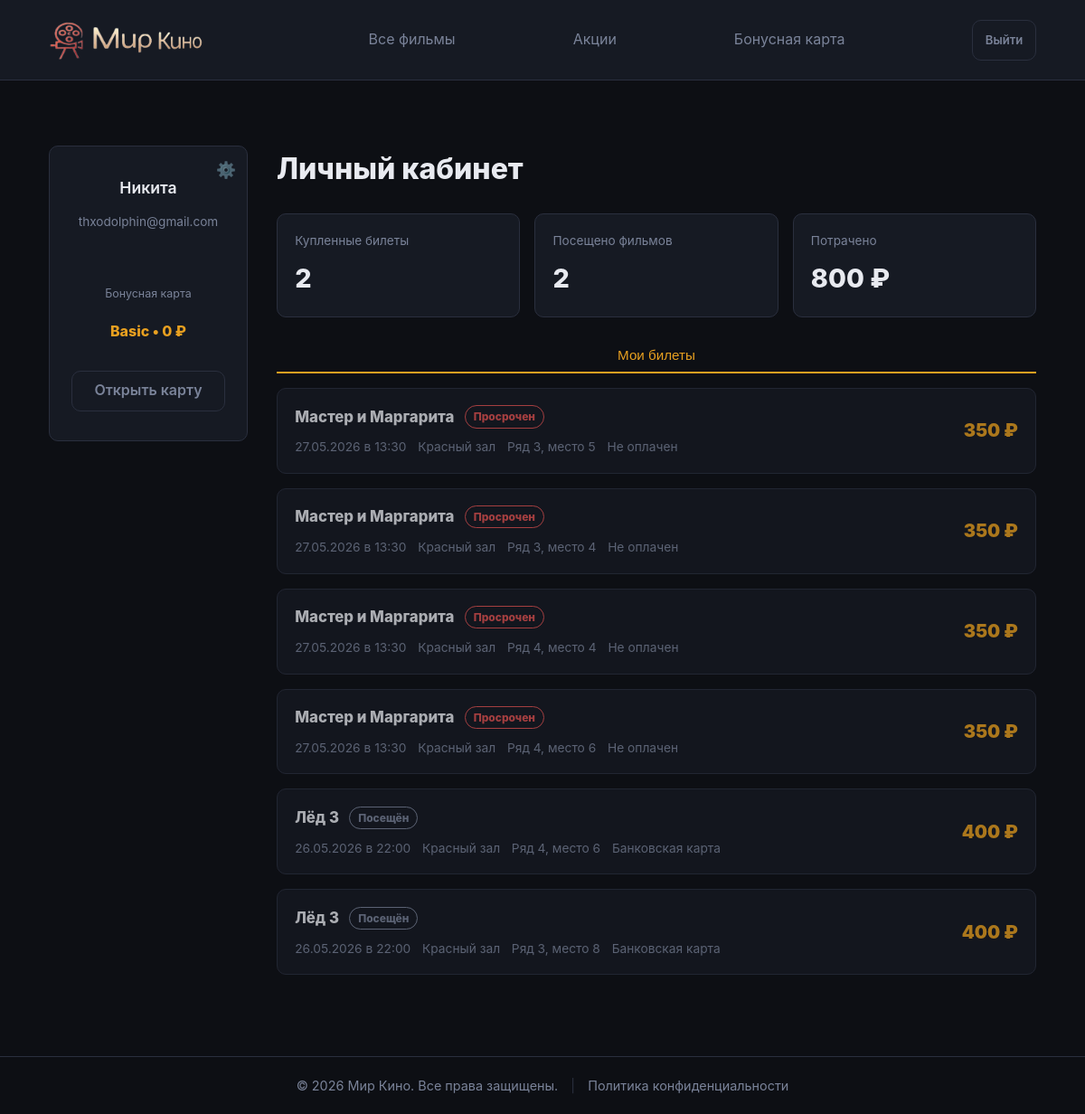
Page /cabinet (signed in) on the earlier database version.
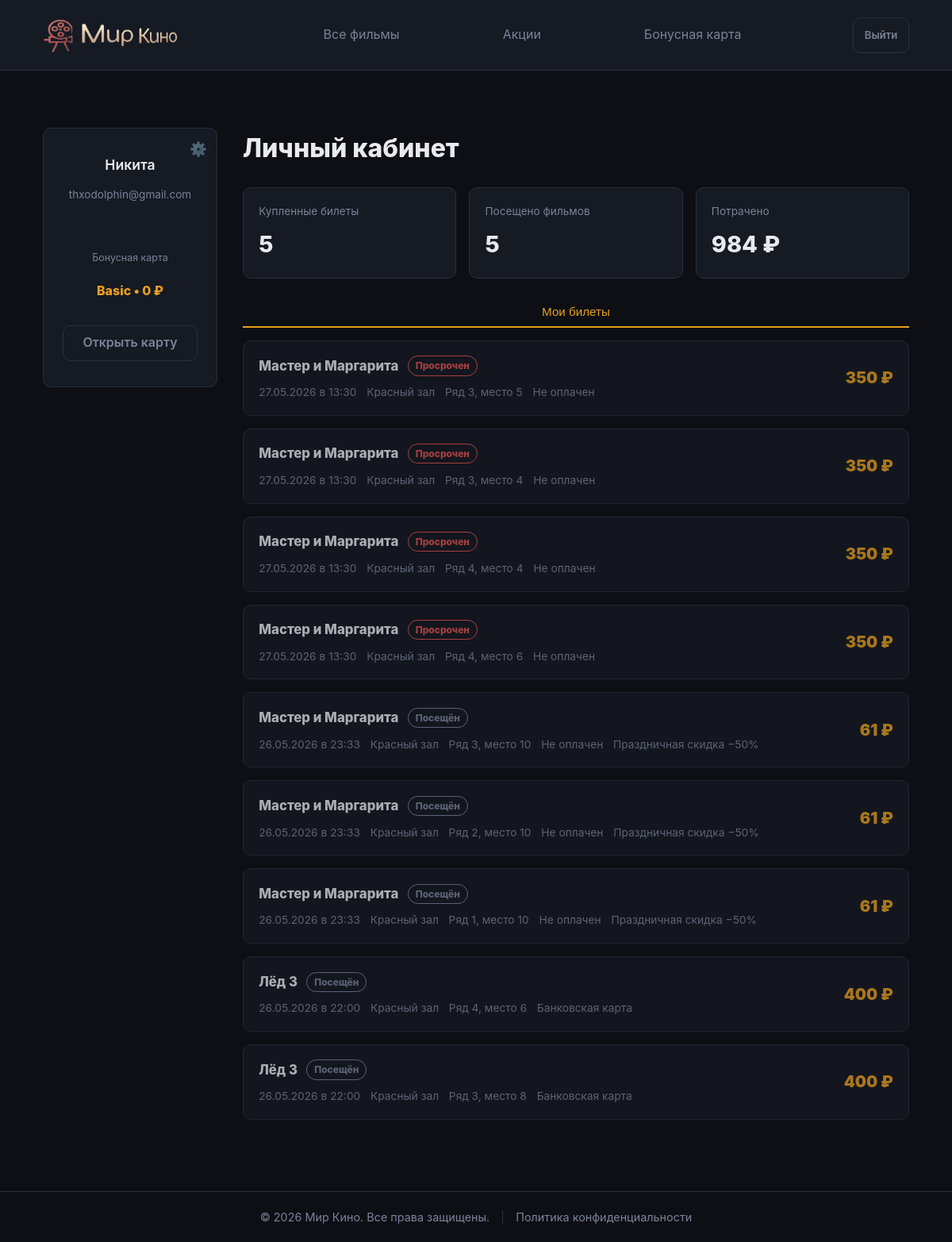
Same page on the later database version.
### tables this page shows
CREATE TABLE users (
            id INTEGER PRIMARY KEY AUTOINCREMENT,
            name TEXT NOT NULL,
            email TEXT UNIQUE NOT NULL,
            password TEXT NOT NULL,
            role TEXT NOT NULL DEFAULT 'client',
            is_banned INTEGER NOT NULL DEFAULT 0
        );

CREATE TABLE loyalty_cards (
            id INTEGER PRIMARY KEY AUTOINCREMENT,
            user_id INTEGER NOT NULL UNIQUE,
            card_number TEXT NOT NULL UNIQUE,
            bonus_balance INTEGER NOT NULL DEFAULT 0,
            total_spent REAL NOT NULL DEFAULT 0,
            level TEXT NOT NULL DEFAULT 'Basic',
            created_at TEXT,
            FOREIGN KEY (user_id) REFERENCES users(id)
        );

CREATE TABLE bookings (
            id INTEGER PRIMARY KEY AUTOINCREMENT,
            user_id INTEGER NOT NULL,
            session_id INTEGER NOT NULL,
            seat_id INTEGER NOT NULL,
            booked_at TEXT,
            status TEXT NOT NULL DEFAULT 'booked',
            custom_code TEXT,
            promo_id INTEGER REFERENCES promotions(id),
            final_price REAL, payment_method TEXT,
            FOREIGN KEY (user_id) REFERENCES users(id),
            FOREIGN KEY (session_id) REFERENCES sessions(id),
            FOREIGN KEY (seat_id) REFERENCES seats(id)
        );

CREATE TABLE films (
            id INTEGER PRIMARY KEY AUTOINCREMENT,
            title TEXT NOT NULL,
            description TEXT,
            genre TEXT,
            duration INTEGER,
            poster TEXT
        );

CREATE TABLE halls (
            id INTEGER PRIMARY KEY AUTOINCREMENT,
            name TEXT NOT NULL,
            capacity INTEGER NOT NULL,
            rows INTEGER NOT NULL,
            seats_per_row INTEGER NOT NULL,
            status TEXT NOT NULL DEFAULT 'open',
            format TEXT NOT NULL DEFAULT '2D'
        );

CREATE TABLE seats (
            id INTEGER PRIMARY KEY AUTOINCREMENT,
            hall_id INTEGER NOT NULL,
            row_num INTEGER NOT NULL,
            seat_num INTEGER NOT NULL,
            FOREIGN KEY (hall_id) REFERENCES halls(id)
        );

CREATE TABLE promotions (
            id INTEGER PRIMARY KEY AUTOINCREMENT,
            title TEXT NOT NULL,
            description TEXT,
            discount INTEGER DEFAULT 0,
            image TEXT
        );

### main.py (the view)
@app.route('/cabinet')
@login_required
def cabinet():
    user = current_user()
    if user['role'] in ('admin', 'cashier'):
        return redirect(url_for('personal'))
    conn = get_db()
    now_dt = datetime.now()
    loyalty_card = conn.execute("""
        SELECT * FROM loyalty_cards WHERE user_id=?
    """, (user['id'],)).fetchone()
    raw_bookings = conn.execute("""
        SELECT b.*, f.title, s.date, s.time, h.name as hall_name,
               se.row_num, se.seat_num, s.price as session_price,
               COALESCE(b.final_price, s.price) as display_price,
               p.title as promo_title,
               p.discount as promo_discount
        FROM bookings b
        JOIN sessions s ON b.session_id = s.id
        JOIN films f ON s.film_id = f.id
        JOIN halls h ON s.hall_id = h.id
        JOIN seats se ON b.seat_id = se.id
        LEFT JOIN promotions p ON p.id = b.promo_id
        WHERE b.user_id=? AND b.status != 'cancelled'
        ORDER BY s.date DESC, s.time DESC, b.id DESC
    """, (user['id'],)).fetchall()
    bookings = []
    for b in raw_bookings:
        item = dict(b)
        try:
            session_dt = datetime.strptime(f"{item['date']} {item['time']}", "%Y-%m-%d %H:%M")
        except Exception:
            session_dt = now_dt
        item['is_past'] = session_dt < now_dt
        item['date_text'] = datetime.strptime(item['date'], "%Y-%m-%d").strftime("%d.%m.%Y") if item.get('date') else ''
        item['price'] = item.get('display_price') or item.get('session_price') or 0
        if item['status'] == 'paid' and item['is_past']:
            item['status_label'] = 'Посещён'
            item['status_color'] = 'var(--text-muted)'
            item['can_cancel'] = False
            item['can_pay'] = False
        elif item['status'] == 'paid':
            item['status_label'] = 'Куплен'
            item['status_color'] = 'var(--success)'
            item['can_cancel'] = False
            item['can_pay'] = False
        elif item['status'] == 'booked' and item['is_past']:
            item['status_label'] = 'Просрочен'
            item['status_color'] = 'var(--danger)'
            item['can_cancel'] = False
            item['can_pay'] = False
        else:
            item['status_label'] = 'Забронирован'
            item['status_color'] = 'var(--accent)'
            item['can_cancel'] = True
            item['can_pay'] = True
        if item.get('payment_method') == 'bonus':
            item['payment_text'] = 'Бонусная карта'
        elif item.get('payment_method') == 'bank':
            item['payment_text'] = 'Банковская карта'
        else:
            item['payment_text'] = 'Не оплачен'
        bookings.append(item)
    stats_row = conn.execute("""
        SELECT COUNT(*) as bought_tickets,
               COALESCE(SUM(COALESCE(b.final_price, s.price)), 0) as total_spent
        FROM bookings b
        JOIN sessions s ON s.id = b.session_id
        WHERE b.user_id=? AND b.status='paid'
    """, (user['id'],)).fetchone()
    visited_row = conn.execute("""
        SELECT COUNT(*) as visited_films
        FROM bookings b
        JOIN sessions s ON s.id = b.session_id
        WHERE b.user_id=?
          AND b.status='paid'
          AND (s.date < ? OR (s.date = ? AND s.time < ?))
    """, (user['id'], date.today().isoformat(), date.today().isoformat(), datetime.now().strftime('%H:%M'))).fetchone()
    cabinet_stats = {
        'bought_tickets': stats_row['bought_tickets'] if stats_row else 0,
        'visited_films': visited_row['visited_films'] if visited_row else 0,
        'total_spent': stats_row['total_spent'] if stats_row else 0
    }
    promotions = conn.execute('SELECT * FROM promotions ORDER BY id').fetchall()
    conn.close()
    return render_template('user/cabinet.html',
                           user=user,
                           bookings=bookings,
                           loyalty_card=loyalty_card,
                           cabinet_stats=cabinet_stats,
                           promotions=promotions)

### templates/user/cabinet.html (shortened to what this page needs)
{% extends 'base.html' %}
{% block content %}
<div class="cabinet-layout">
    <div style="display:flex; flex-direction:column; gap:1rem;">
        <div class="cabinet-profile" style="position: relative;">
            <a href="javascript:void(0)" class="cabinet-profile__settings" onclick="openSettingsModal()" title="Настройки">⚙️</a>
            <div class="cabinet-profile__name">{{ user.name }}</div>
            <div class="cabinet-profile__email">{{ user.email }}</div>
            {% if loyalty_card %}
            <div style="font-size:0.78rem; color:var(--text-muted); margin-bottom:0.35rem;">Бонусная карта</div>
            <div style="font-size:1rem; font-weight:800; color:var(--accent); margin-bottom:0.3rem;">
                {{ loyalty_card.level }} • {{ loyalty_card.bonus_balance }} ₽
            </div>
            <a href="{{ url_for('loyalty') }}" class="btn btn--outline btn--full" style="margin-top:0.8rem;">Открыть карту</a>
            {% else %}
            <div style="font-size:0.78rem; color:var(--text-muted); margin-bottom:0.35rem;">Бонусная карта</div>
            <div style="font-size:1rem; font-weight:700; margin-bottom:0.8rem;">Нет карты</div>
            <a href="{{ url_for('loyalty') }}" class="btn btn--primary btn--full">Выпустить бонусную карту</a>
            {% endif %}
        </div>
    </div>
    <div class="cabinet-content">
        <div style="margin-bottom:1.5rem;">
            <h1 style="font-size:2rem; font-weight:800; margin-bottom:0.35rem;">Личный кабинет</h1>
        </div>
        <div style="display:grid; grid-template-columns:repeat(3, 1fr); gap:1rem; margin-bottom:1.5rem;">
            <div style="background:var(--bg-card); border:1px solid var(--border); border-radius:var(--radius); padding:1.2rem;">
                <div style="color:var(--text-muted); font-size:0.85rem; margin-bottom:0.4rem;">Купленные билеты</div>
                <div style="font-size:1.8rem; font-weight:800;">{{ cabinet_stats.bought_tickets }}</div>
            </div>
            <div style="background:var(--bg-card); border:1px solid var(--border); border-radius:var(--radius); padding:1.2rem;">
                <div style="color:var(--text-muted); font-size:0.85rem; margin-bottom:0.4rem;">Посещено фильмов</div>
                <div style="font-size:1.8rem; font-weight:800;">{{ cabinet_stats.visited_films }}</div>
            </div>
            <div style="background:var(--bg-card); border:1px solid var(--border); border-radius:var(--radius); padding:1.2rem;">
                <div style="color:var(--text-muted); font-size:0.85rem; margin-bottom:0.4rem;">Потрачено</div>
                <div style="font-size:1.8rem; font-weight:800;">{{ cabinet_stats.total_spent|int }} ₽</div>
            </div>
        </div>
        <div class="personal-tabs" style="margin-bottom:1rem;">
            <button class="personal-tab active" type="button">Мои билеты</button>
        </div>
        {% if bookings %}
        <div style="display:flex; flex-direction:column; gap:1rem;">
            {% for b in bookings %}
            <div style="
                background:var(--bg-card);
                border:1px solid {% if b.is_past %}var(--border){% else %}rgba(255,180,0,0.45){% endif %};
                border-radius:var(--radius);
                padding:1.1rem 1.2rem;
                display:flex;
                justify-content:space-between;
                gap:1rem;
                align-items:center;
                opacity:{% if b.is_past %}0.72{% else %}1{% endif %};
            ">
                <div style="min-width:0; flex:1;">
                    <div style="display:flex; align-items:center; gap:0.7rem; flex-wrap:wrap; margin-bottom:0.55rem;">
                        <div style="font-size:1.05rem; font-weight:800;">{{ b.title }}</div>
                        <span style="
                            font-size:0.75rem;
                            font-weight:800;
                            color:{{ b.status_color }};
                            border:1px solid {{ b.status_color }};
                            border-radius:999px;
                            padding:2px 9px;
                        ">{{ b.status_label }}</span>
                    </div>
                    <div style="display:flex; flex-wrap:wrap; gap:0.8rem; color:var(--text-muted); font-size:0.86rem; line-height:1.6;">
                        <span>{{ b.date_text }} в {{ b.time }}</span>
                        <span>{{ b.hall_name }}</span>
                        <span>Ряд {{ b.row_num }}, место {{ b.seat_num }}</span>
                        <span>{{ b.payment_text }}</span>
                        {% if b.promo_title %}
                        <span>{{ b.promo_title }} −{{ b.promo_discount }}%</span>
                        {% endif %}
                    </div>
                </div>
                <div style="display:flex; flex-direction:column; align-items:flex-end; gap:0.6rem; flex-shrink:0;">
                    <div style="font-size:1.25rem; font-weight:900; color:var(--accent);">{{ b.price|int }} ₽</div>
                </div>
            </div>
            {% endfor %}
        </div>
        {% else %}
        <div style="background:var(--bg-card); border:1px solid var(--border); border-radius:var(--radius); padding:2rem; text-align:center;">
            <p style="color:var(--text-muted); margin-bottom:1rem;">У вас пока нет билетов.</p>
            <a href="{{ url_for('index') }}" class="btn btn--primary">Выбрать фильм</a>
        </div>
        {% endif %}
    </div>
</div>
{% endblock %}

Differences in the rows shown:
added bookings: title "Мастер и Маргарита", status_label "Посещён", date_text "26.05.2026", time "23:33", hall_name "Красный зал", row_num "3", seat_num "10", payment_text "Не оплачен", promo_title "Праздничная скидка", promo_discount "50", price "61"
added bookings: title "Мастер и Маргарита", status_label "Посещён", date_text "26.05.2026", time "23:33", hall_name "Красный зал", row_num "2", seat_num "10", payment_text "Не оплачен", promo_title "Праздничная скидка", promo_discount "50", price "61"
added bookings: title "Мастер и Маргарита", status_label "Посещён", date_text "26.05.2026", time "23:33", hall_name "Красный зал", row_num "1", seat_num "10", payment_text "Не оплачен", promo_title "Праздничная скидка", promo_discount "50", price "61"
Other differences:
{{ cabinet_stats.bought_tickets }}: "2" → "5"
{{ cabinet_stats.visited_films }}: "2" → "5"
{{ cabinet_stats.total_spent|int }}: "800" → "984"
